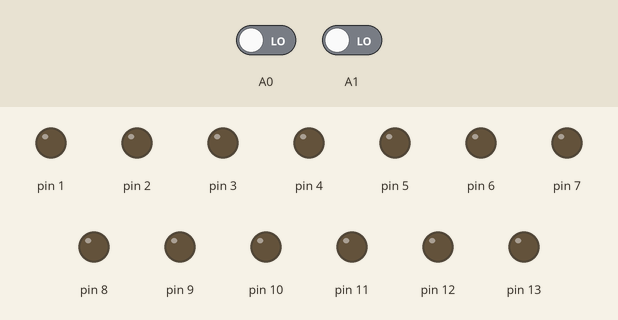
This sketch was run on a simulated Arduino Uno, built with avr-gcc and run on an emulated ATmega328P. On the bench: output pins drawn as LEDs (lit = HIGH). The test bench sets the inputs (shaded band); at power-on: A0 LOW, A1 LOW.

Above: at 1.2 s.
1.3 s: A0 driven HIGH
At 1.8 s:
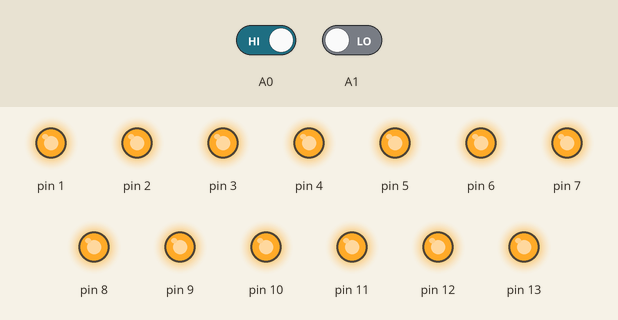
2.8 s: A1 driven HIGH
At 3.2 s:
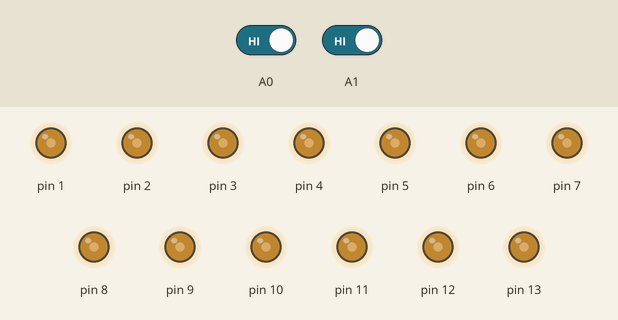
4.3 s: A1 driven LOW
At 5.1 s:
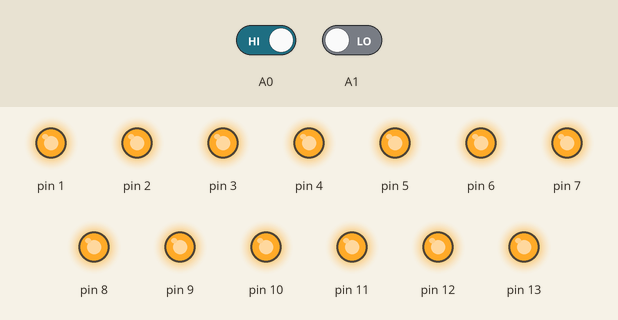
Timing chart, 0 to 7.3 s (numbered marks = the images above; inputs shaded):
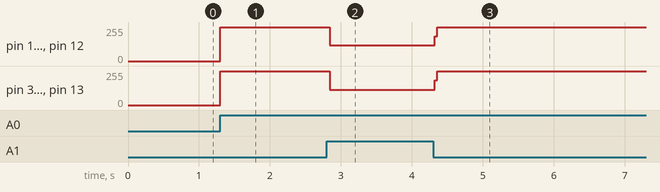

The sketch:

Button_Switch.ino
```cpp
//Individually led/output on and off buttons
int button1=0;
int button2=0;

void setup() {

  pinMode(1, OUTPUT);pinMode(2, OUTPUT);pinMode(3, OUTPUT);pinMode(4, OUTPUT);pinMode(5, OUTPUT);pinMode(6, OUTPUT);pinMode(7, OUTPUT);
  pinMode(8, OUTPUT);pinMode(9, OUTPUT);pinMode(10, OUTPUT);pinMode(11, OUTPUT);pinMode(12, OUTPUT);pinMode(13, OUTPUT);

  pinMode(A0, INPUT);  pinMode(A1, INPUT);
}

void loop() {
   button1=digitalRead(A0);
   button2=digitalRead(A1);
  //if (condition) {  statements  }
  if (button1 == HIGH)
      { digitalWrite(1, HIGH); digitalWrite(2, HIGH);digitalWrite(3, HIGH);digitalWrite(4, HIGH);digitalWrite(5, HIGH);
      digitalWrite(6, HIGH);digitalWrite(7, HIGH);digitalWrite(8, HIGH);digitalWrite(9, HIGH);digitalWrite(10, HIGH);digitalWrite(11, HIGH);
      digitalWrite(12, HIGH);digitalWrite(13, HIGH); }

  if (button2 == HIGH)
      { digitalWrite(1, LOW); digitalWrite(2, LOW);digitalWrite(3, LOW);digitalWrite(4, LOW);digitalWrite(5, LOW);
      digitalWrite(6, LOW);digitalWrite(7, LOW);digitalWrite(8, LOW);digitalWrite(9, LOW);digitalWrite(10, LOW);digitalWrite(11, LOW);
      digitalWrite(12, LOW);digitalWrite(13, LOW); }
}
```

Measured:
- after the input at 1.3 s, pin 1–13: 0/255 → 255/255 at once
- after the input at 2.8 s, pin 1, pin 2, pin 4–6, pin 8, pin 9, pin 11, pin 12: 255/255 → 118/255 at once; pin 3, pin 7, pin 10, pin 13: 255/255 → 116/255 at once
- after the input at 4.3 s, pin 1, pin 2, pin 4–6, pin 8, pin 9, pin 11, pin 12: 118/255 → 255/255 at once; pin 3, pin 7, pin 10, pin 13: 116/255 → 255/255 at once
